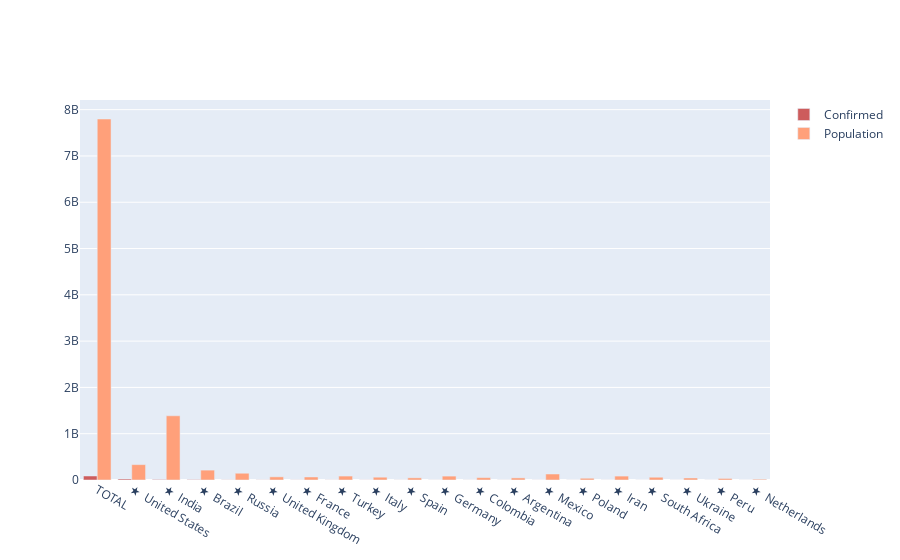

Write notebook code for a chart like this one.
### Markdown cell above
#### lets explore the Confirmed cases in relation to total population

### Code cell
# lets visualize the confirmed case based in relation to total population

import plotly.graph_objects as go


# for grouped barplot using confirmed cases per country and population per country.

fig = go.Figure(data = [
go.Bar(
    x = world_df['Name'],
    y = world_df["Confirmed"].head(20),
    name = "Confirmed",
    marker_color = "indianred"
),
go.Bar(
    x = world_df['Name'],
    y = world_df['Population'].head(20),
    name = 'Population',
    marker_color = "lightsalmon"
)
])

# Here we modify the tickangle of the xaxis, resulting in rotated labels.
fig.update_layout(barmode='group')
fig.show()

### Figure 1 — Plotly figure (JSON) as saved in the notebook; plotly's stock layout.template omitted (floating-point values rounded to 4 significant figures; data arrays with more than 128 entries replaced by an {"elided": "..."} marker saying what was removed)
{"data": [{"marker": {"color": "indianred"}, "name": "Confirmed", "type": "bar", "x": {"elided": "220 str values"}, "y": [86624909, 21497301, 10375477, 7756861, 3284384, 2774479, 2680239, 2270101, 2181619, 1982544, 1804286, 1686131, 1648940, 1455219, 1330543, 1255620, 1127759, 1083585, 1021058, 834064]}, {"marker": {"color": "lightsalmon"}, "name": "Population", "type": "bar", "x": {"elided": "220 str values"}, "y": ["7797990262", "331997424", "1386938083", "213333114", "145966653", "68068853", "65347723", "84802540", "60416033", "46764094", "83921499", "51159884", "45407820", "129624684", "37825266", "84541150", "59690047", "43598030", "33205862", "17154352"]}], "layout": {"autosize": true, "barmode": "group", "xaxis": {"autorange": true, "range": [-0.5, 19.5], "type": "category"}, "yaxis": {"autorange": true, "range": [0, 8208000000.0], "type": "linear"}}}
